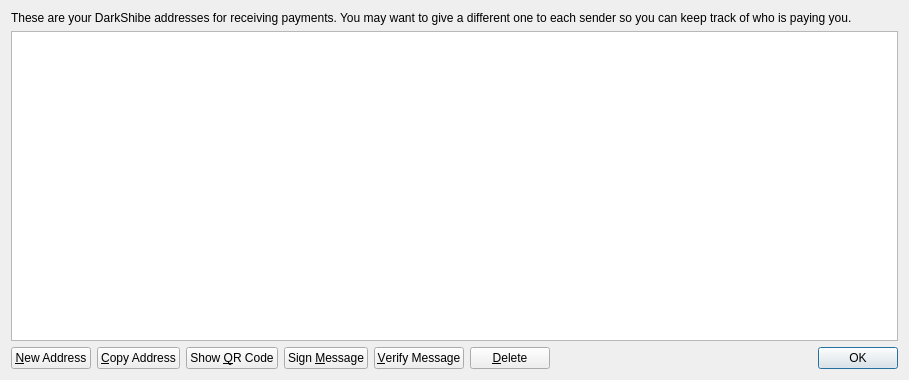
<?xml version="1.0" encoding="UTF-8"?>
<ui version="4.0">
 <class>AddressBookPage</class>
 <widget class="QWidget" name="AddressBookPage">
  <property name="geometry">
   <rect>
    <x>0</x>
    <y>0</y>
    <width>909</width>
    <height>380</height>
   </rect>
  </property>
  <property name="windowTitle">
   <string>Address Book</string>
  </property>
  <layout class="QVBoxLayout" name="verticalLayout">
   <item>
    <widget class="QLabel" name="labelExplanation">
     <property name="text">
      <string>These are your DarkShibe addresses for receiving payments. You may want to give a different one to each sender so you can keep track of who is paying you.</string>
     </property>
     <property name="textFormat">
      <enum>Qt::PlainText</enum>
     </property>
     <property name="wordWrap">
      <bool>true</bool>
     </property>
    </widget>
   </item>
   <item>
    <widget class="QTableView" name="tableView">
     <property name="contextMenuPolicy">
      <enum>Qt::CustomContextMenu</enum>
     </property>
     <property name="toolTip">
      <string>Double-click to edit address or label</string>
     </property>
     <property name="tabKeyNavigation">
      <bool>false</bool>
     </property>
     <property name="alternatingRowColors">
      <bool>true</bool>
     </property>
     <property name="selectionMode">
      <enum>QAbstractItemView::SingleSelection</enum>
     </property>
     <property name="selectionBehavior">
      <enum>QAbstractItemView::SelectRows</enum>
     </property>
     <property name="sortingEnabled">
      <bool>true</bool>
     </property>
     <attribute name="verticalHeaderVisible">
      <bool>false</bool>
     </attribute>
    </widget>
   </item>
   <item>
    <layout class="QHBoxLayout" name="horizontalLayout">
     <item>
      <widget class="QPushButton" name="newAddressButton">
       <property name="toolTip">
        <string>Create a new address</string>
       </property>
       <property name="text">
        <string>&amp;New Address</string>
       </property>
       <property name="icon">
        <iconset resource="../bitcoin.qrc">
         <normaloff>:/icons/add</normaloff>:/icons/add</iconset>
       </property>
      </widget>
     </item>
     <item>
      <widget class="QPushButton" name="copyToClipboard">
       <property name="toolTip">
        <string>Copy the currently selected address to the system clipboard</string>
       </property>
       <property name="text">
        <string>&amp;Copy Address</string>
       </property>
       <property name="icon">
        <iconset resource="../bitcoin.qrc">
         <normaloff>:/icons/editcopy</normaloff>:/icons/editcopy</iconset>
       </property>
      </widget>
     </item>
     <item>
      <widget class="QPushButton" name="showQRCode">
       <property name="text">
        <string>Show &amp;QR Code</string>
       </property>
       <property name="icon">
        <iconset resource="../bitcoin.qrc">
         <normaloff>:/icons/qrcode</normaloff>:/icons/qrcode</iconset>
       </property>
      </widget>
     </item>
     <item>
      <widget class="QPushButton" name="signMessage">
       <property name="toolTip">
        <string>Sign a message to prove you own a DarkShibe address</string>
       </property>
       <property name="text">
        <string>Sign &amp;Message</string>
       </property>
       <property name="icon">
        <iconset resource="../bitcoin.qrc">
         <normaloff>:/icons/edit</normaloff>:/icons/edit</iconset>
       </property>
      </widget>
     </item>
     <item>
      <widget class="QPushButton" name="verifyMessage">
       <property name="toolTip">
        <string>Verify a message to ensure it was signed with a specified DarkShibe address</string>
       </property>
       <property name="text">
        <string>&amp;Verify Message</string>
       </property>
       <property name="icon">
        <iconset resource="../bitcoin.qrc">
         <normaloff>:/icons/transaction_0</normaloff>:/icons/transaction_0</iconset>
       </property>
      </widget>
     </item>
     <item>
      <widget class="QPushButton" name="deleteButton">
       <property name="toolTip">
        <string>Delete the currently selected address from the list</string>
       </property>
       <property name="text">
        <string>&amp;Delete</string>
       </property>
       <property name="icon">
        <iconset resource="../bitcoin.qrc">
         <normaloff>:/icons/remove</normaloff>:/icons/remove</iconset>
       </property>
      </widget>
     </item>
     <item>
      <spacer name="horizontalSpacer">
       <property name="orientation">
        <enum>Qt::Horizontal</enum>
       </property>
       <property name="sizeHint" stdset="0">
        <size>
         <width>40</width>
         <height>20</height>
        </size>
       </property>
      </spacer>
     </item>
     <item>
      <widget class="QDialogButtonBox" name="buttonBox">
       <property name="sizePolicy">
        <sizepolicy hsizetype="Maximum" vsizetype="Fixed">
         <horstretch>0</horstretch>
         <verstretch>0</verstretch>
        </sizepolicy>
       </property>
       <property name="standardButtons">
        <set>QDialogButtonBox::Ok</set>
       </property>
      </widget>
     </item>
    </layout>
   </item>
  </layout>
 </widget>
 <resources>
  <include location="../bitcoin.qrc"/>
 </resources>
 <connections/>
</ui>
